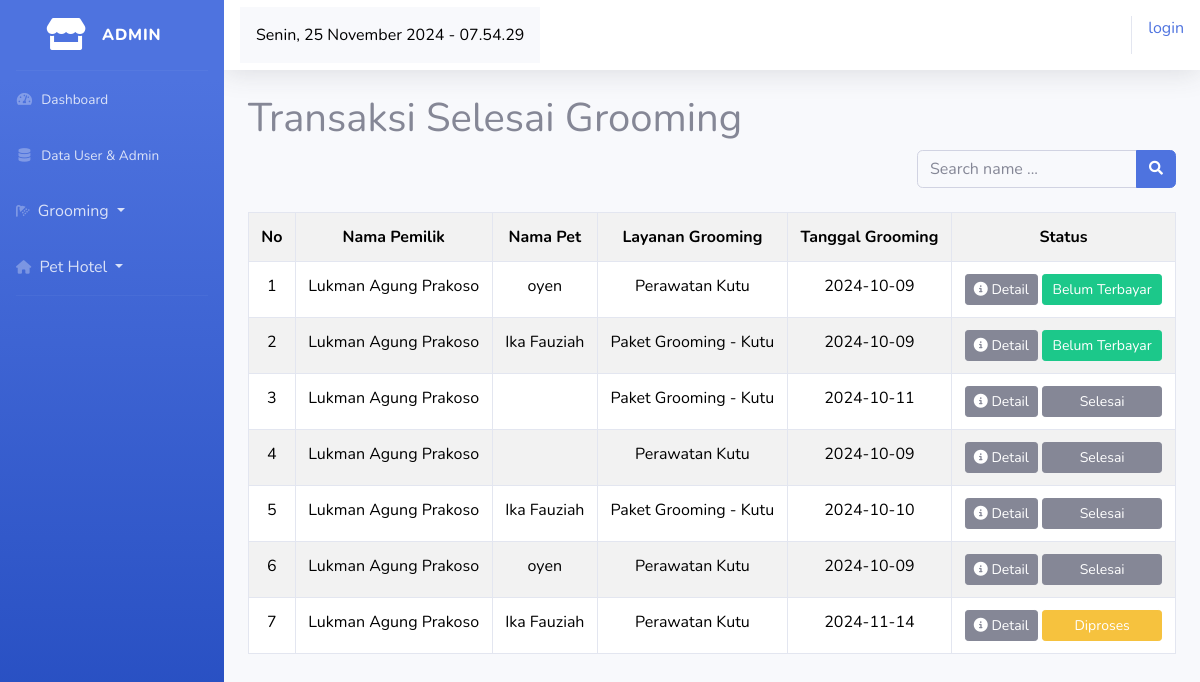
The app's page /index.php/admin/transaction_grooming/search_user, older data.
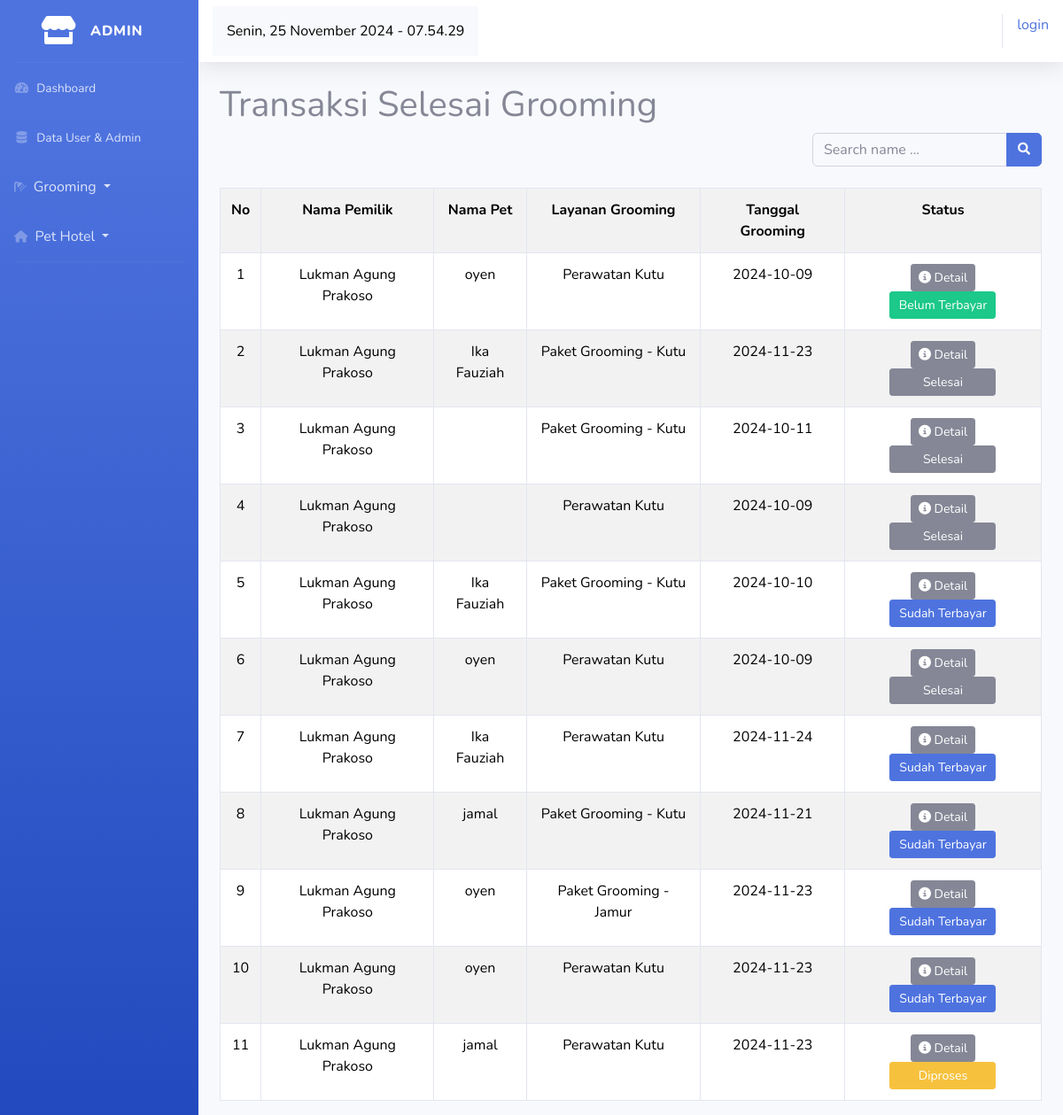
The same page, newer data.
### tables this page shows
CREATE TABLE `transaction_grooming` (
  `transaction_id` int(11) NOT NULL,
  `user_id` int(3) NOT NULL,
  `grooming_id` int(3) NOT NULL,
  `id_cat` varchar(10) NOT NULL,
  `bank` varchar(10) NOT NULL,
  `notes` text NOT NULL,
  `date` date NOT NULL,
  `transaction_date` timestamp NOT NULL DEFAULT current_timestamp() ON UPDATE current_timestamp(),
  `payment_due_date` timestamp NOT NULL DEFAULT current_timestamp() ON UPDATE current_timestamp(),
  `status` varchar(20) NOT NULL DEFAULT 'Belum Terbayar',
  `image` varchar(50) NOT NULL
);

CREATE TABLE `users` (
  `user_id` int(11) NOT NULL,
  `name` varchar(100) NOT NULL,
  `email` varchar(100) NOT NULL,
  `password` varchar(30) NOT NULL,
  `phone` varchar(15) NOT NULL,
  `address` text NOT NULL,
  `image` varchar(50) NOT NULL,
  `role_id` tinyint(1) NOT NULL
);

CREATE TABLE `cats` (
  `cat_id` int(11) NOT NULL,
  `user_id` int(5) NOT NULL,
  `name` varchar(50) NOT NULL,
  `breed` varchar(50) NOT NULL,
  `age` int(2) NOT NULL,
  `gender` varchar(10) NOT NULL,
  `sertivikat` varchar(50) NOT NULL,
  `image` varchar(50) NOT NULL
);

CREATE TABLE `service_grooming` (
  `id_grooming` int(11) NOT NULL,
  `name` varchar(50) NOT NULL,
  `layanan` varchar(50) NOT NULL,
  `description` text NOT NULL,
  `price` int(11) NOT NULL,
  `image` varchar(20) NOT NULL
);

### application/controllers/admin/transaction_grooming.php (called while the page is built, shortened)
<?php
	class Transaction_grooming extends CI_Controller {
		public function search_user() {
			$name = $this->input->get('search');
			$data['transaksi'] = $this->model_transaction_grooming->search_user($name);
			$this->load->view('tamplates_admin/header');
			$this->load->view('tamplates_admin/sidebar');
			$this->load->view('admin/pembayaran/transaksi_selesai',$data);
			$this->load->view('tamplates_admin/footer');
		}
	}
?>

### index.php (called while the page is built, shortened)
<?php
require_once BASEPATH.'core/CodeIgniter.php';

### application/models/admin/model_transaction_grooming.php (called while the page is built, shortened)
<?php
	class model_transaction_grooming extends CI_Model {
		public function search_user($name) {
			$this->db->select('
				transaction_grooming.*,
				users.name as user_name,
				cats.name as cat_name,
				service_grooming.name as grooming_name
			');
			$this->db->from('transaction_grooming');
			$this->db->join('users', 'users.user_id = transaction_grooming.user_id', 'left');
			$this->db->join('cats', 'cats.cat_id = transaction_grooming.id_cat', 'left');
			$this->db->join('service_grooming', 'service_grooming.id_grooming = transaction_grooming.grooming_id', 'left');
			$this->db->like('users.name', $name);
			$result = $this->db->get();
			return $result->result();
		}
	}
?>

### application/views/admin/pembayaran/transaksi_selesai.php (the view)
<div class="container-fluid">
	<h1>Transaksi Selesai Grooming</h1>
	<div class="d-flex flex-row mb-4">
		<div class="ms-auto">
			<form class="d-none d-sm-inline-block form-inline mr-auto ml-md-3 my-2 my-md-0 mw-100 navbar-search" method="get" action="<?php echo site_url('admin/transaction_grooming/search_user'); ?>">
				<div class="input-group">
					<input type="text" class="form-control bg-light border-1 small" placeholder="Search name ..." aria-label="Search" aria-describedby="basic-addon2" name="search">
					<div class="input-group-append">
						<button class="btn btn-primary" type="submit">
							<i class="fas fa-search fa-sm"></i>
						</button>
					</div>
				</div>
			</form>
		</div>
	</div>
	<table class="table table-bordered table-hover table-striped text-center">
		<tr>
			<th>No</th>
			<th>Nama Pemilik</th>
			<th>Nama Pet</th>
			<th>Layanan Grooming</th>
			<th>Tanggal Grooming</th>
			<th>Status</th>
		</tr>
		<?php $no = 1; ?>
		<?php foreach ($transaksi as $tr): ?>
			<tr>
				<td><?php echo $no++ ?></td>
				<td><?php echo $tr->user_name; ?></td>
				<td><?php echo $tr->cat_name; ?></td>
				<td><?php echo $tr->grooming_name ?></td>
				<td><?php echo $tr->date; ?></td>
				<td>
					<a href="<?php echo site_url('admin/transaction_grooming/detail_data/'.$tr->transaction_id) ?>"><div class="btn btn-secondary btn-sm"><i class="fa-solid fa-circle-info"></i> Detail</div></a>
					<?php if ($tr->status == "Belum Terbayar") : ?>
						<div style="width:120px;" class="btn btn-success btn-sm">Belum Terbayar</div>
					<?php elseif ( $tr->status == "Proses") :?>
						<div style="width:120px;" class="btn btn-warning btn-sm">Diproses</div>
					<?php elseif ( $tr->status == "Sudah Terbayar"): ?>
						<div style="width:120px;" class="btn btn-primary btn-sm">Sudah Terbayar</div>
					<?php elseif ( $tr->status == "Selesai") :?>
						<div style="width:120px;" class="btn btn-secondary btn-sm">Selesai</div>
					<?php endif; ?>
				</td>
			</tr>
		<?php endforeach; ?>
	</table>
</div>

### application/views/tamplates_admin/header.php (shortened to what this page needs)
<!doctype html>
<html lang="en">
  <head>
    <link href="https://cdn.jsdelivr.net/npm/bootstrap@5.3.3/dist/css/bootstrap.min.css" rel="stylesheet">
		<link rel="stylesheet" href="https://cdnjs.cloudflare.com/ajax/libs/font-awesome/6.6.0/css/all.min.css">
		<link href="<?php echo base_url() ?>assets/boostrap/vendor/fontawesome-free/css/all.min.css" rel="stylesheet" type="text/css">
			<link href="<?php echo base_url() ?>assets/boostrap/css/sb-admin-2.min.css" rel="stylesheet">
  </head>

### application/views/tamplates_admin/sidebar.php (shortened to what this page needs)
<body id="page-top">
    <div id="wrapper">
        <ul  class="navbar-nav bg-gradient-primary sidebar sidebar-dark accordion" id="accordionSidebar" >
            <a class="sidebar-brand d-flex align-items-center justify-content-center" href="index.html">
                <div class="sidebar-brand-icon">
                    <i class="fas fa-store"></i>
                </div>
                <div class="sidebar-brand-text mx-3">Admin</div>
            </a>
            <hr class="sidebar-divider my-0">
            <li class="nav-item">
                <a class="nav-link" href="<?php echo base_url('admin/dashboard/admin') ?>">
                    <i class="fas fa-fw fa-tachometer-alt"></i>
                    <span>Dashboard</span></a>
            </li>
            <li class="nav-item">
                <a class="nav-link" href="<?php echo base_url('admin/controller_users/data_users') ?>">
                    <i class="fas fa-fw fa-database"></i>
                    <span>Data User & Admin</span></a>
            </li>
			<li class="nav-item">
				<button type="button" class="dropdown-toggle nav-link btn-group dropend" data-bs-toggle="dropdown" aria-expanded="false">
				<i class="fa-solid fa-shower"></i> Grooming
				</button>
            </li>
			<li class="nav-item">
				<button type="button" class="dropdown-toggle nav-link btn-group dropend" data-bs-toggle="dropdown" aria-expanded="false">
				<i class="fa-solid fa-house"></i> Pet Hotel
				</button>
            </li>
            <hr class="sidebar-divider d-none d-md-block">
        </ul>
        <div id="content-wrapper" class="d-flex flex-column">
            <div id="content">
                <nav class="navbar navbar-expand navbar-light bg-white topbar mb-4 static-top shadow">
				<nav class="navbar navbar-expand-lg navbar-light bg-light">
					<div class="navbar-text ms-auto text-black" id="datetime">
					</div>
				</nav>
                    <ul class="navbar-nav ml-auto">
						<ul class="nav navbar-nav navbar-right">
							<?php if($this->session->userdata('name')) { ?>
								<li><div>Selamat Datang <?php echo $this->session->userdata('name') ?></div></li>
								<li class="ml-2"><?php echo anchor('auth/logout','logout'); ?></li>
							<?php } else { ?>
								<li><?php echo anchor('auth/login', 'login'); ?></li>
							<?php } ?>
						</ul>
                    </ul>
                </nav>

### application/views/tamplates_admin/footer.php (shortened to what this page needs)
  </body>
</html>

Row changes from the older to the newer data that the page shows:
changed transaction_grooming (number 2 of 11 on the later page): date "2024-10-09" → "2024-11-23"; status "Belum Terbayar" → "Selesai"
changed transaction_grooming (number 5 of 11 on the later page): status "Selesai" → "Sudah Terbayar"
changed transaction_grooming (number 7 of 11 on the later page): date "2024-11-14" → "2024-11-24"; status "Diproses" → "Sudah Terbayar"
added transaction_grooming: user.name "Lukman Agung Prakoso", id_cat.name "jamal", service_grooming.name "Paket Grooming - Kutu", date "2024-11-21", status "Sudah Terbayar"
added transaction_grooming: user.name "Lukman Agung Prakoso", id_cat.name "oyen", service_grooming.name "Paket Grooming - Jamur", date "2024-11-23", status "Sudah Terbayar"
added transaction_grooming: user.name "Lukman Agung Prakoso", id_cat.name "oyen", service_grooming.name "Perawatan Kutu", date "2024-11-23", status "Sudah Terbayar"
added transaction_grooming: user.name "Lukman Agung Prakoso", id_cat.name "jamal", service_grooming.name "Perawatan Kutu", date "2024-11-23", status "Diproses"
